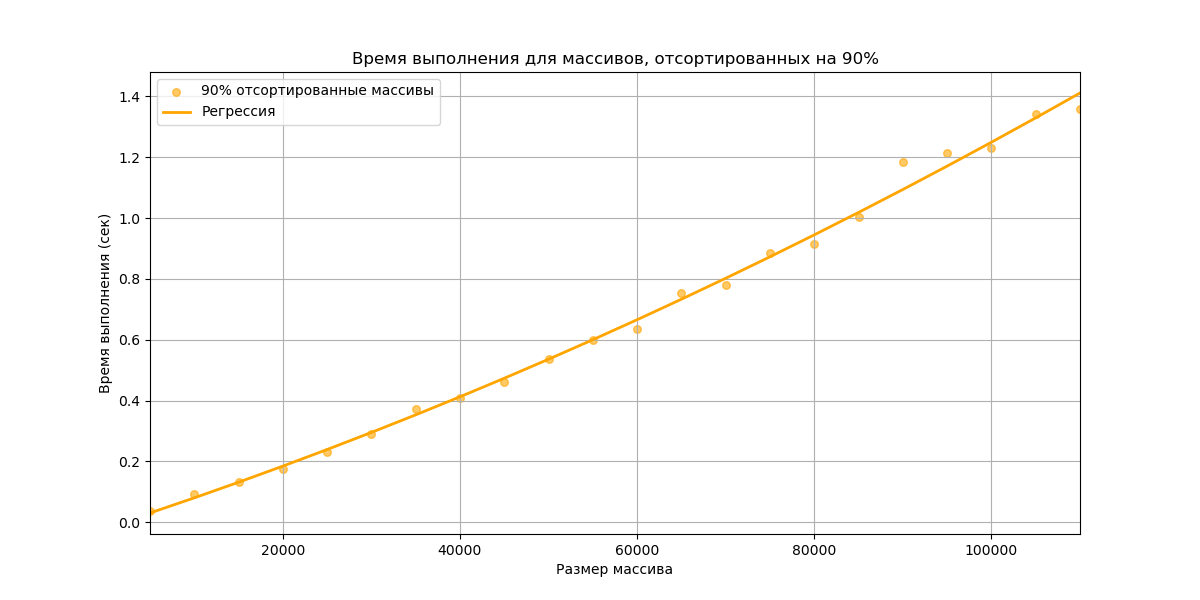

Recreate this plot in Python.
import numpy as np
import matplotlib.pyplot as plt
from sklearn.preprocessing import PolynomialFeatures
from sklearn.linear_model import LinearRegression
import time

def shell_sort(arr):
    n = len(arr)
    gap = 1
    while gap < n // 2:
        gap *= 2

    while gap > 0:
        for i in range(gap, n):
            temp = arr[i]
            j = i
            while j >= gap and arr[j - gap] > temp:
                arr[j] = arr[j - gap]
                j -= gap
            arr[j] = temp
        gap //= 2 
    return arr

def generate_partially_sorted_array(size):
    arr = np.arange(size)
    num_to_shuffle = size // 10
    np.random.shuffle(arr[-num_to_shuffle:]) 
    return arr

np.random.seed(42)

sizes = np.arange(5000, 110001, 5000)

times_partial_sorted = []

for size in sizes:
    arr_partial_sorted = generate_partially_sorted_array(size)
    start_time = time.time() 
    shell_sort(arr_partial_sorted)
    end_time = time.time() 
    times_partial_sorted.append(end_time - start_time)
    print(size, end_time - start_time)

poly = PolynomialFeatures(degree=2)
N_b_poly_partial_sorted = poly.fit_transform(sizes.reshape(-1, 1))
model_partial_sorted = LinearRegression()
model_partial_sorted.fit(N_b_poly_partial_sorted, times_partial_sorted)
y_predict_partial_sorted = model_partial_sorted.predict(N_b_poly_partial_sorted)

plt.figure(figsize=(12, 6))
plt.scatter(sizes, times_partial_sorted, label='90% отсортированные массивы', color='orange', alpha=0.6, s=30)
plt.plot(sizes, y_predict_partial_sorted, label='Регрессия', color='orange', linewidth=2)
plt.title('Время выполнения для массивов, отсортированных на 90%')
plt.xlabel('Размер массива')
plt.ylabel('Время выполнения (сек)')
plt.xlim(5000, 110000) 
plt.grid()
plt.legend()
plt.show()
